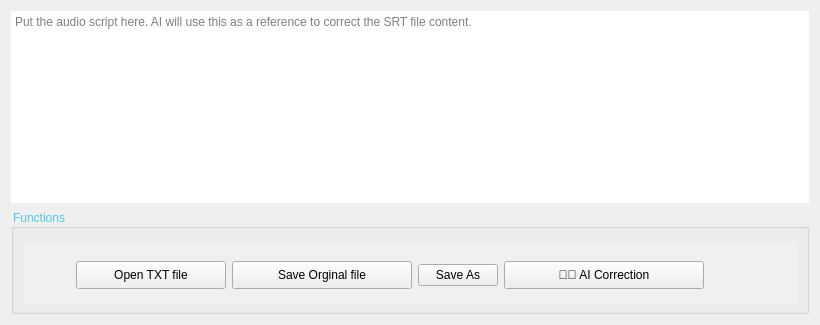
                          <widget class="QWidget" name="tab_4">
                           <attribute name="title">
                            <string>AI Correction</string>
                           </attribute>
                           <layout class="QGridLayout" name="gridLayout_26">
                            <item row="1" column="0">
                             <widget class="QGroupBox" name="groupBox_24">
                              <property name="minimumSize">
                               <size>
                                <width>0</width>
                                <height>70</height>
                               </size>
                              </property>
                              <property name="styleSheet">
                               <string notr="true">QGroupBox::title {
	color: #4cc9f0;
	
	background-color: rgb(240, 240, 240);
}</string>
                              </property>
                              <property name="title">
                               <string>Functions</string>
                              </property>
                              <layout class="QHBoxLayout" name="horizontalLayout_6">
                               <property name="leftMargin">
                                <number>10</number>
                               </property>
                               <property name="topMargin">
                                <number>14</number>
                               </property>
                               <property name="bottomMargin">
                                <number>6</number>
                               </property>
                               <item>
                                <widget class="QGroupBox" name="groupBox_25">
                                 <property name="styleSheet">
                                  <string notr="true">QGroupBox {
    border: none;
	background-color: #f0f0f0;
}</string>
                                 </property>
                                 <property name="title">
                                  <string/>
                                 </property>
                                 <layout class="QHBoxLayout" name="horizontalLayout_7">
                                  <item>
                                   <spacer name="horizontalSpacer_5">
                                    <property name="orientation">
                                     <enum>Qt::Horizontal</enum>
                                    </property>
                                    <property name="sizeHint" stdset="0">
                                     <size>
                                      <width>40</width>
                                      <height>20</height>
                                     </size>
                                    </property>
                                   </spacer>
                                  </item>
                                  <item>
                                   <widget class="QPushButton" name="OpenTxtFilePushButton">
                                    <property name="minimumSize">
                                     <size>
                                      <width>150</width>
                                      <height>28</height>
                                     </size>
                                    </property>
                                    <property name="text">
                                     <string>Open TXT file</string>
                                    </property>
                                   </widget>
                                  </item>
                                  <item>
                                   <widget class="QPushButton" name="SaveReferenceFilePushButton">
                                    <property name="minimumSize">
                                     <size>
                                      <width>180</width>
                                      <height>28</height>
                                     </size>
                                    </property>
                                    <property name="text">
                                     <string>Save Orginal file</string>
                                    </property>
                                   </widget>
                                  </item>
                                  <item>
                                   <widget class="QPushButton" name="SaveAsRefferenceFilePushButton">
                                    <property name="text">
                                     <string>Save As</string>
                                    </property>
                                   </widget>
                                  </item>
                                  <item>
                                   <widget class="QPushButton" name="AICorrectionPushButton">
                                    <property name="minimumSize">
                                     <size>
                                      <width>200</width>
                                      <height>28</height>
                                     </size>
                                    </property>
                                    <property name="text">
                                     <string>🤖🧠 AI Correction</string>
                                    </property>
                                   </widget>
                                  </item>
                                  <item>
                                   <widget class="QLabel" name="loadingLabelForGif">
                                    <property name="minimumSize">
                                     <size>
                                      <width>35</width>
                                      <height>35</height>
                                     </size>
                                    </property>
                                    <property name="maximumSize">
                                     <size>
                                      <width>35</width>
                                      <height>35</height>
                                     </size>
                                    </property>
                                    <property name="text">
                                     <string/>
                                    </property>
                                    <property name="scaledContents">
                                     <bool>true</bool>
                                    </property>
                                   </widget>
                                  </item>
                                  <item>
                                   <spacer name="horizontalSpacer_10">
                                    <property name="orientation">
                                     <enum>Qt::Horizontal</enum>
                                    </property>
                                    <property name="sizeHint" stdset="0">
                                     <size>
                                      <width>40</width>
                                      <height>20</height>
                                     </size>
                                    </property>
                                   </spacer>
                                  </item>
                                 </layout>
                                </widget>
                               </item>
                              </layout>
                             </widget>
                            </item>
                            <item row="0" column="0">
                             <widget class="QPlainTextEdit" name="ReferenceTextPlainTextEdit">
                              <property name="styleSheet">
                               <string notr="true">
QPlainTextEdit {
  
	font: 14px &quot;Noto Sans Bengali&quot;;
	border: none;

}
</string>
                              </property>
                              <property name="placeholderText">
                               <string>Put the audio script here. AI will use this as a reference to correct the SRT file content.</string>
                              </property>
                             </widget>
                            </item>
                           </layout>
                          </widget>
